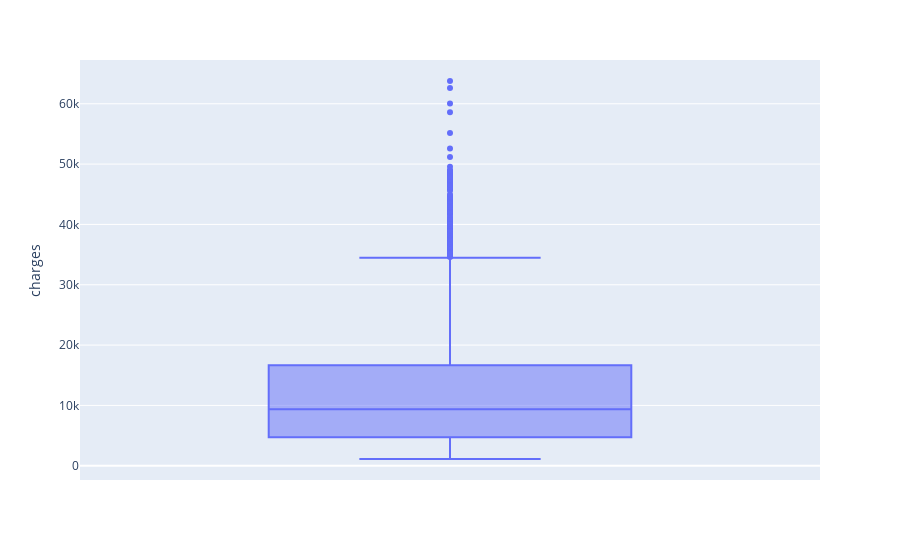

This figure's notebook cell:
### Code cell
fig = px.box(df_raw, y="charges")
fig.show()

### Figure 1 — Plotly figure (JSON) as saved in the notebook; plotly's stock layout.template omitted (floating-point values rounded to 4 significant figures; data arrays with more than 128 entries replaced by an {"elided": "..."} marker saying what was removed)
{"data": [{"alignmentgroup": "True", "hovertemplate": "charges=%{y}<extra></extra>", "legendgroup": "", "marker": {"color": "#636efa"}, "name": "", "notched": false, "offsetgroup": "", "orientation": "v", "showlegend": false, "type": "box", "x0": " ", "xaxis": "x", "y": {"elided": "1338 float values"}, "y0": " ", "yaxis": "y"}], "layout": {"boxmode": "group", "legend": {"tracegroupgap": 0}, "margin": {"t": 60}, "xaxis": {"anchor": "y", "domain": [0, 1]}, "yaxis": {"anchor": "x", "domain": [0, 1], "title": {"text": "charges"}}}}
